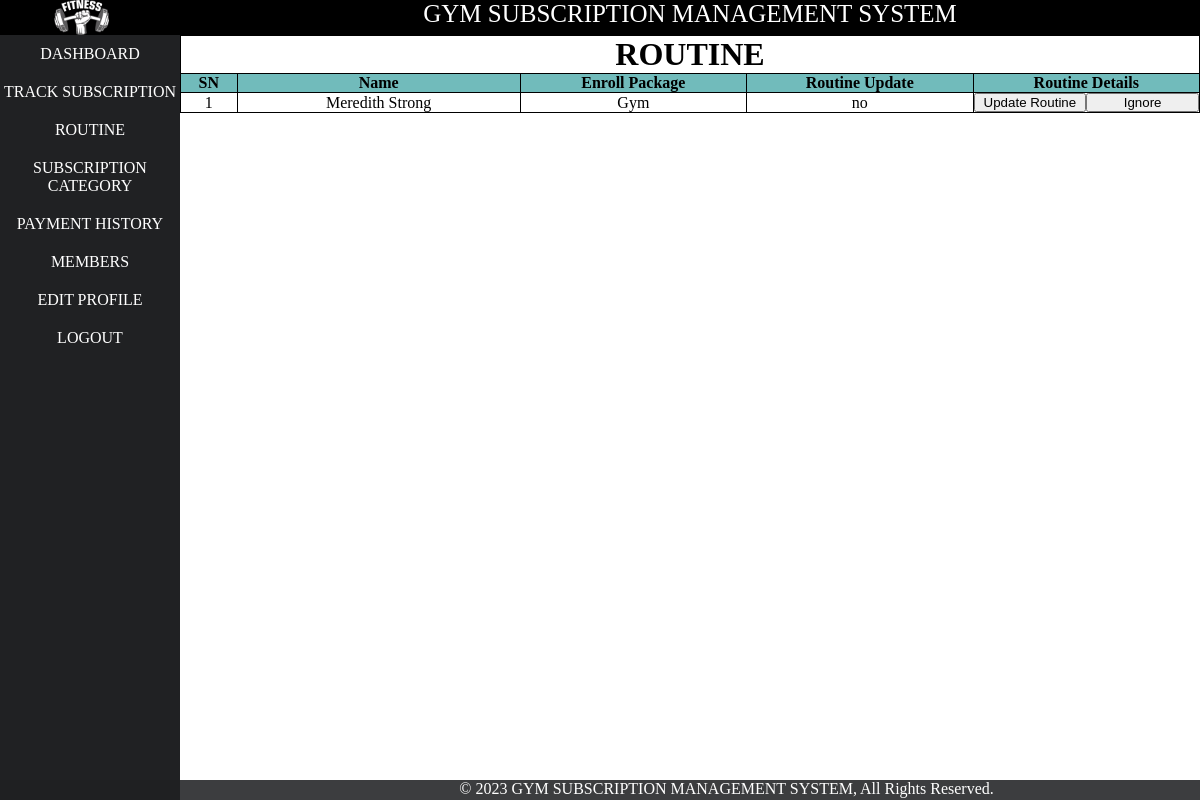
The page /admin/routinelist.php (signed in) on the database as committed earlier.
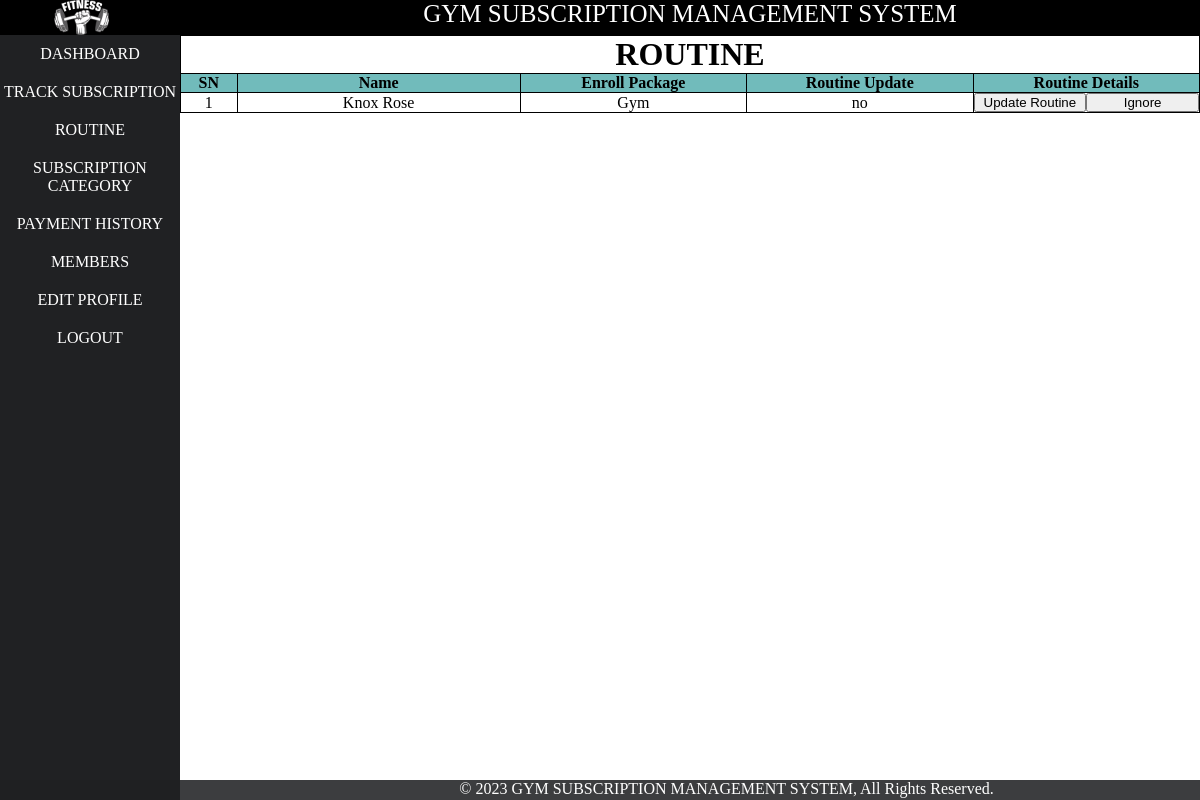
The same page on the database as committed later.
### tables this page shows
CREATE TABLE `member` (
  `mid` int(11) NOT NULL,
  `name` varchar(21) NOT NULL,
  `phone` bigint(10) NOT NULL,
  `email` varchar(31) NOT NULL,
  `password` varchar(255) NOT NULL,
  `status` varchar(500) NOT NULL DEFAULT 'offline',
  `date` datetime NOT NULL DEFAULT current_timestamp(),
  `image` varchar(1100) DEFAULT 'defaultuser.jpg',
  `m_otp` varchar(225) NOT NULL,
  `m_opt_expire_time` datetime NOT NULL
);

CREATE TABLE `category` (
  `cid` int(11) NOT NULL,
  `package_name` varchar(20) NOT NULL,
  `cname` varchar(20) NOT NULL DEFAULT 'Gym',
  `duration` int(11) NOT NULL,
  `package_price` int(30) NOT NULL,
  `image` varchar(1000) NOT NULL
);

CREATE TABLE `routine` (
  `rid` int(11) NOT NULL,
  `mid` int(11) NOT NULL,
  `chest` varchar(500) DEFAULT NULL,
  `back` varchar(500) DEFAULT NULL,
  `soulder` varchar(500) DEFAULT NULL,
  `biseps` varchar(500) DEFAULT NULL,
  `triceps` varchar(500) DEFAULT NULL,
  `leg` varchar(500) DEFAULT NULL,
  `abs` varchar(500) DEFAULT NULL,
  `verify` varchar(4) NOT NULL DEFAULT 'no'
);

### admin/routinelist.php (the view, shortened to what this page needs)
<?php
include 'layout/header.php';
include 'layout/left.php';
?>
<div id="right">
<link rel="stylesheet" href="../css/tableDecorate.css">
    <div class="table_class">
        <table class="membership">
            <tr>
                <td colspan="7">
                    <h1 class="center">ROUTINE</h1>
                </td>
            </tr>
            <tr>
                <th width="5%">SN</th>
                <th width="25%">Name</th>
                <th width="20%">Enroll Package</th>
                <th width="20%">Routine Update</th>
                <th width="20%">Routine Details</th>
            </tr>
            <?php
$conn = new mysqli("localhost", "root", "", "gsms");
$sql = "SELECT enrollment.eid, enrollment.mid, enrollment.cid, category.cid, category.cname, member.mid, member.name, routine.mid, routine.rid, routine.verify
            FROM member
            INNER JOIN enrollment ON enrollment.mid = member.mid
            INNER JOIN category ON enrollment.cid = category.cid
            INNER JOIN routine ON routine.mid = member.mid
            WHERE routine.verify = 'no'
            ";
$result = $conn->query($sql);
if ($result->num_rows > 0) {
    $i = 0;
    while ($row = $result->fetch_assoc()) {
        $i++;
        $rid = $row["rid"];
        $name = $row["name"];
        $cname = $row["cname"];
        $verify = $row["verify"];
        echo "<tr>
                <td>$i</td>
                <td>$name</td>
                <td>$cname</td>
                <td>$verify</td>
                <td class='h-center'>
                <form action='routine_detail.php' method='get'>
                <input type='hidden' value='$rid' name='routine_id' />
                <input type='submit' name='routine_detail' value='Update Routine' class='routine_btn'>
                </form>
                <form action='routinelist.php' method='get'>
                <input type='hidden' value='$rid' name='routine_id' />
                <input type='submit' name='noUpdateNeeded' value='Ignore' class='routine_btn' style='float:right;'>
                </form>
                </td>
                    </tr>";
        $i++;
    }
} else {
    echo "<tr><td colspan='5'>No rows found</td></tr>";
}
?>
        </table>
    </div>
</div>
<?php
include 'layout/footer.php';
?>

Rows that differ between the two databases and show on the page:
changed member "Gym": name "Meredith Strong" → "Knox Rose"
